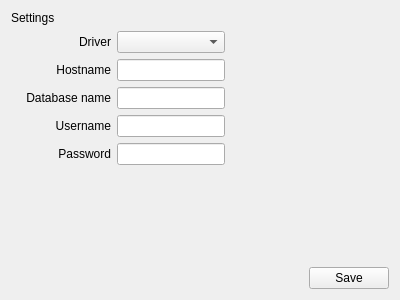
<?xml version="1.0" encoding="UTF-8"?>
<ui version="4.0">
 <class>FormSettings</class>
 <widget class="QWidget" name="FormSettings">
  <property name="geometry">
   <rect>
    <x>0</x>
    <y>0</y>
    <width>400</width>
    <height>300</height>
   </rect>
  </property>
  <property name="windowTitle">
   <string>Form</string>
  </property>
  <layout class="QVBoxLayout" name="verticalLayout">
   <item>
    <widget class="QLabel" name="label">
     <property name="text">
      <string>Settings</string>
     </property>
    </widget>
   </item>
   <item>
    <layout class="QHBoxLayout" name="horizontalLayout_2">
     <item>
      <layout class="QFormLayout" name="formLayout">
       <item row="0" column="0">
        <widget class="QLabel" name="label_2">
         <property name="minimumSize">
          <size>
           <width>100</width>
           <height>0</height>
          </size>
         </property>
         <property name="text">
          <string>Driver</string>
         </property>
         <property name="alignment">
          <set>Qt::AlignRight|Qt::AlignTrailing|Qt::AlignVCenter</set>
         </property>
        </widget>
       </item>
       <item row="0" column="1">
        <widget class="QComboBox" name="cbxDriver"/>
       </item>
       <item row="1" column="0">
        <widget class="QLabel" name="label_3">
         <property name="minimumSize">
          <size>
           <width>100</width>
           <height>0</height>
          </size>
         </property>
         <property name="text">
          <string>Hostname</string>
         </property>
         <property name="alignment">
          <set>Qt::AlignRight|Qt::AlignTrailing|Qt::AlignVCenter</set>
         </property>
        </widget>
       </item>
       <item row="1" column="1">
        <widget class="QLineEdit" name="txtHostname"/>
       </item>
       <item row="2" column="0">
        <widget class="QLabel" name="label_4">
         <property name="minimumSize">
          <size>
           <width>100</width>
           <height>0</height>
          </size>
         </property>
         <property name="text">
          <string>Database name</string>
         </property>
         <property name="alignment">
          <set>Qt::AlignRight|Qt::AlignTrailing|Qt::AlignVCenter</set>
         </property>
        </widget>
       </item>
       <item row="2" column="1">
        <widget class="QLineEdit" name="txtDatabasename"/>
       </item>
       <item row="3" column="0">
        <widget class="QLabel" name="label_5">
         <property name="minimumSize">
          <size>
           <width>100</width>
           <height>0</height>
          </size>
         </property>
         <property name="text">
          <string>Username</string>
         </property>
         <property name="alignment">
          <set>Qt::AlignRight|Qt::AlignTrailing|Qt::AlignVCenter</set>
         </property>
        </widget>
       </item>
       <item row="3" column="1">
        <widget class="QLineEdit" name="txtUsername"/>
       </item>
       <item row="4" column="0">
        <widget class="QLabel" name="label_6">
         <property name="minimumSize">
          <size>
           <width>100</width>
           <height>0</height>
          </size>
         </property>
         <property name="text">
          <string>Password</string>
         </property>
         <property name="alignment">
          <set>Qt::AlignRight|Qt::AlignTrailing|Qt::AlignVCenter</set>
         </property>
        </widget>
       </item>
       <item row="4" column="1">
        <widget class="QLineEdit" name="txtPassword"/>
       </item>
      </layout>
     </item>
     <item>
      <spacer name="horizontalSpacer_2">
       <property name="orientation">
        <enum>Qt::Horizontal</enum>
       </property>
       <property name="sizeHint" stdset="0">
        <size>
         <width>40</width>
         <height>20</height>
        </size>
       </property>
      </spacer>
     </item>
    </layout>
   </item>
   <item>
    <spacer name="verticalSpacer">
     <property name="orientation">
      <enum>Qt::Vertical</enum>
     </property>
     <property name="sizeHint" stdset="0">
      <size>
       <width>20</width>
       <height>95</height>
      </size>
     </property>
    </spacer>
   </item>
   <item>
    <layout class="QHBoxLayout" name="horizontalLayout">
     <item>
      <spacer name="horizontalSpacer">
       <property name="orientation">
        <enum>Qt::Horizontal</enum>
       </property>
       <property name="sizeHint" stdset="0">
        <size>
         <width>40</width>
         <height>20</height>
        </size>
       </property>
      </spacer>
     </item>
     <item>
      <widget class="QPushButton" name="btnSave">
       <property name="text">
        <string>Save</string>
       </property>
      </widget>
     </item>
    </layout>
   </item>
  </layout>
 </widget>
 <resources/>
 <connections>
  <connection>
   <sender>btnSave</sender>
   <signal>clicked()</signal>
   <receiver>FormSettings</receiver>
   <slot>slotSaveSettings()</slot>
   <hints>
    <hint type="sourcelabel">
     <x>284</x>
     <y>272</y>
    </hint>
    <hint type="destinationlabel">
     <x>199</x>
     <y>149</y>
    </hint>
   </hints>
  </connection>
 </connections>
 <slots>
  <slot>slotSaveSettings()</slot>
  <slot>slotDriverChanged(QString)</slot>
 </slots>
</ui>
